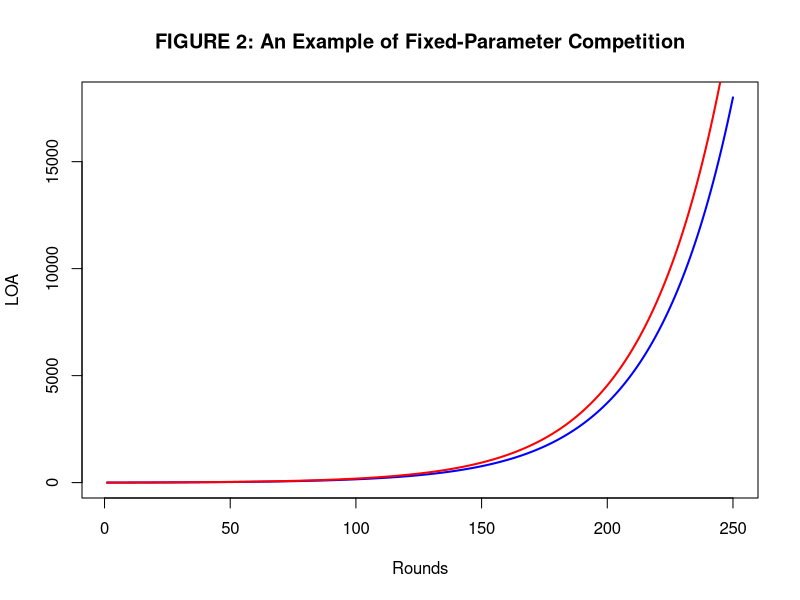
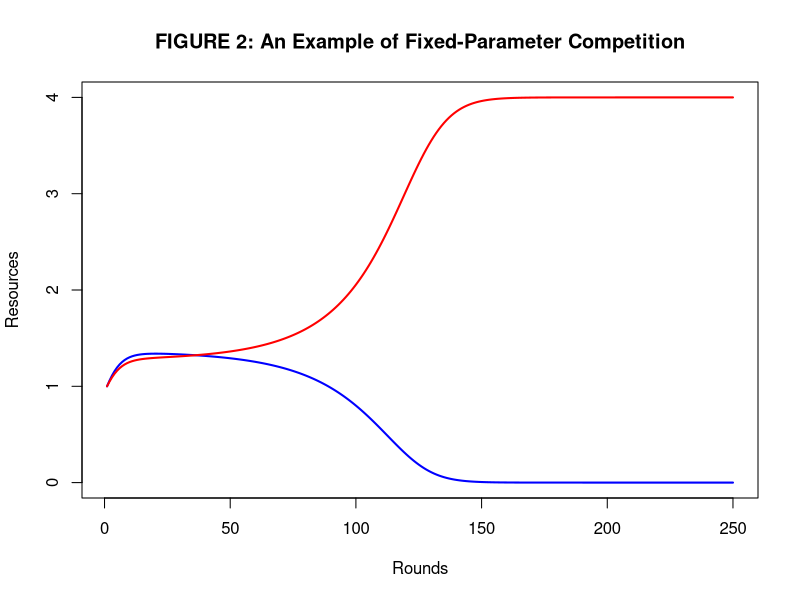

These figures' R source, in order:
# leik_meeker_1995.R
# Author: Alexander Karl
# Create Date: 2025-05-21
# Last Update: 2025-05-21

# Article: Computer Simulation for Exploring Theories: Models of Interpersonal Cooperation and Competition
# Authors: Robert K. Leik & Barbara F. Meeker
# Journal: Sociological Perspectices, Vol. 38, No. 4, pp. 463-482

# ABSTRACT: 
#   Computer simulation for exploring substantive theories is both powrful and convenient, 
#   but there arefew standards fordoing simulations. Some critia are suggest and their 
#   imprtance illustrated in detail via our adaptation and augmentation of a species 
#   compition model to reflect interpersonal cooperation or competition. Outcomes of the 
#   simulation and their substantie interpretation can vary due to minor variation in 
#   parametrs, to convenientfunctionalfonns assumed by the program, and to settings 
#   offunction parameters which seen to have no direct relevance for the substantive 
#   intrpretation of the modeL Under certain circumstances, chaos-like patterns emerge 
#   from the simulation.


# Overhead ----------------------------------------------------------------

rm(list = ls())


# Richardson's (10960) Arms Race Model ------------------------------------
# defining model parameters as NA, to illustrate required parameters with their definitions

determine_LOA <- function(LOA_ego_t_minus_1, LOA_alter_t_minus_1, t, s, f, g) { # generic function to determine either nation's LOA
  LOA_ego_t <- 
    LOA_ego_t_minus_1 +                                                         # return LOA at time t, to append to the LOA vector
    s * LOA_alter_t_minus_1 - 
    f * LOA_ego_t_minus_1 + 
    g 
  return(LOA_ego_t)
}

simulate_richardson <-                                                          # function to run the entire Richardson simulation model
  function(                                                                     # define Richardson model parameters
    rounds,                                                                     # number of rounds to run the simulation for
    LOA_x_t1, LOA_y_t1,                                                         # Initial Level of Arms for nation X & Y                                                                 # Initial Level of Arms for nation Y
    s_x, s_y,                                                                   # Level of sensitivity of nation X to nation Y's Level of Arms & vice-versa
    f_x, f_y,                                                                   # Level of fatigue of nation X and nation Y from their own Level of Arms                                                                        # Level of fatigue of nation Y from their own Level of Arms 
    g_x, g_y                                                                    # Constant motivational effect of nation X nad nation Y                                                                   # Constant motivational effect of nation Y
    ) {
  
  LOA_x <- rep(NA, rounds)                                                      # Levels of Arms for nation X, defined as empty vector using round # to index
  LOA_y <- rep(NA, rounds)                                                      # Levels of Arms for nation Y, defined as empty vector using round # to index
  
  LOA_x[1] <- LOA_x_t1                                                          # initial value of x's Level of Arms
  LOA_y[1] <- LOA_y_t1                                                          # initial value of x's Level of Arms
  
  for (t in 2:rounds) {                                                         # run for all rounds, starting with round  2
    LOA_x[t] <- determine_LOA(LOA_x[t-1], LOA_y[t-1], t, s_x, f_x, g_x)         # calculate LOA for nation X at this timestep
    LOA_y[t] <- determine_LOA(LOA_y[t-1], LOA_x[t-1], t, s_y, f_y, g_y)         # calculate LOA for nation Y at this timestep
  }
  LOA <- list(x = LOA_x, y = LOA_y)                                             # package together and return
  return(LOA)
}


# Simulate Richardson:  -----------------------------------------------------

# set parameters for Figure 2 - defined in article
rounds <- 250 


LOA <- 
  simulate_richardson(
    rounds = 250,
    LOA_x_t1 = 1, LOA_y_t1 = 1,
    s_x = 0.10,    s_y = 0.10,
    f_x = 0.09,    f_y = 0.05,
    g_x = 0.25,    g_y = 0.20)

plot(1:rounds, LOA$x, type = "l", col = "blue", lwd = 2, 
     xlab = "Rounds", ylab = "LOA", main = "FIGURE 2: An Example of Fixed-Parameter Competition")
lines(1:rounds, LOA$y, col = "red", lwd = 2)

# NOTE: both X and Y increase over time. While there is a fatigue penalty, 
# decreasing would require it be set much higher than the vigor and growth parameters 
# for either one of X or Y



# Simulate Leek & Meeker's Modified Version: ------------------------------

determine_response <- function(R_ego, R_alter, I_ego, G_ego, V_ego, t) {        # similar to Richardson's formula, modified to include X*Y interactions
  R_ego[t+1] <-                                                                
    R_ego[t] - 
    I_ego * R_ego[t] * R_alter[t] - 
    G_ego * R_ego[t]^2 + 
    R_ego[t] * V_ego                                                            # NOTE: argicle specifies V-sub(x,t), but later implies it is a constant, not a variable changing over time. Implement as a constant
  return(R_ego)
}

simulate_leek_meeker <- 
  function(
    rounds,                                                                     # number of rounds to run the simulation for
    R_x_t1, R_y_t1,                                                             # Initial Resources for nation X & Y                                                                 # Initial Level of Arms for nation Y
    I_x, I_y,                                                                   # Interaction effect between populations
    G_x, G_y,                                                                   # growth, applies a penalty to population growth
    V_x, V_y                                                                    #vigor, or constant impetus towards growth
  ) { 
    R_x <- rep(NA, rounds)                                                      # Resources for nation X, defined as empty vector using round # to index
    R_y <- rep(NA, rounds)                                                      # Resources for nation Y, defined as empty vector using round # to index
    
    R_x[1] <- R_x_t1                                                            # initial value of x's Resources
    R_y[1] <- R_y_t1                                                            # initial value of x's Resources
    
    for (t in 1:(rounds-1)) {                                                       # run for all rounds, starting with round  2
      R_x <- determine_response(R_x, R_y, I_x, G_x, V_x, t)                   # calculate R for nation X at this timestep
      R_y <- determine_response(R_y, R_x, I_y, G_y, V_y, t)                   # calculate R for nation Y at this timestep
    }
    R <- list(x = R_x, y = R_y)                                                 # package together and return
    return(R)
  }

R <- simulate_leek_meeker(
    rounds = 250,
    R_x_t1 = 1, R_y_t1 = 1,
    I_x = 0.10, I_y = 0.10,
    G_x = 0.09, G_y = 0.05,
    V_x = 0.25, V_y = 0.20
  )

plot(1:rounds, R$x, type = "l", col = "blue", lwd = 2, ylim = c(0, max(c(R$x, R$y))),
     xlab = "Rounds", ylab = "Resources", main = "FIGURE 2: An Example of Fixed-Parameter Competition")
lines(1:rounds, R$y, col = "red", lwd = 2)

